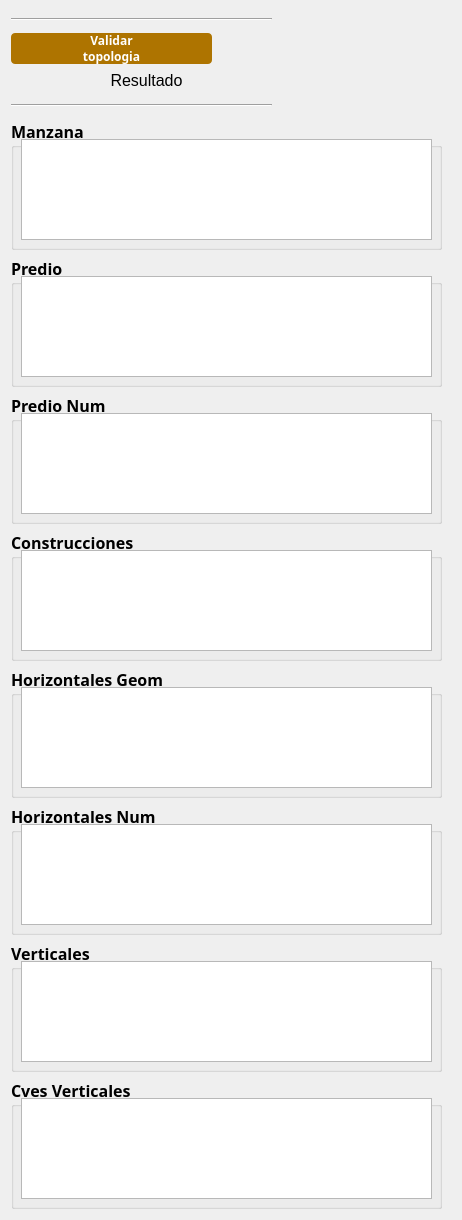
          <widget class="QWidget" name="scrollAreaWidgetContents_2">
           <property name="geometry">
            <rect>
             <x>0</x>
             <y>0</y>
             <width>462</width>
             <height>1216</height>
            </rect>
           </property>
           <layout class="QVBoxLayout" name="verticalLayout_2">
            <item>
             <widget class="Line" name="line_5">
              <property name="minimumSize">
               <size>
                <width>261</width>
                <height>16</height>
               </size>
              </property>
              <property name="maximumSize">
               <size>
                <width>261</width>
                <height>16</height>
               </size>
              </property>
              <property name="orientation">
               <enum>Qt::Horizontal</enum>
              </property>
             </widget>
            </item>
            <item>
             <widget class="QPushButton" name="botonValidar">
              <property name="minimumSize">
               <size>
                <width>201</width>
                <height>31</height>
               </size>
              </property>
              <property name="maximumSize">
               <size>
                <width>201</width>
                <height>31</height>
               </size>
              </property>
              <property name="font">
               <font>
                <family>Century Gothic</family>
                <pointsize>9</pointsize>
                <weight>75</weight>
                <bold>true</bold>
               </font>
              </property>
              <property name="styleSheet">
               <string notr="true">QPushButton{
background : rgb(174, 116, 0);
color : rgb(255, 255, 255);
border-radius : 4px;
}
QPushButton::hover{
background : rgb(104, 69, 13);
color : rgb(255, 255, 255);
border-radius : 4px;
}
QPushButton:disabled {
background: rgb(217, 217, 217)
}</string>
              </property>
              <property name="text">
               <string>Validar
topologia</string>
              </property>
             </widget>
            </item>
            <item>
             <widget class="QLabel" name="label_46">
              <property name="minimumSize">
               <size>
                <width>271</width>
                <height>21</height>
               </size>
              </property>
              <property name="maximumSize">
               <size>
                <width>271</width>
                <height>21</height>
               </size>
              </property>
              <property name="font">
               <font>
                <pointsize>12</pointsize>
               </font>
              </property>
              <property name="toolTip">
               <string/>
              </property>
              <property name="whatsThis">
               <string>&lt;html&gt;&lt;head/&gt;&lt;body&gt;&lt;p align=&quot;center&quot;&gt;&lt;br/&gt;&lt;/p&gt;&lt;/body&gt;&lt;/html&gt;</string>
              </property>
              <property name="text">
               <string>Resultado</string>
              </property>
              <property name="alignment">
               <set>Qt::AlignCenter</set>
              </property>
             </widget>
            </item>
            <item>
             <widget class="Line" name="line_7">
              <property name="minimumSize">
               <size>
                <width>261</width>
                <height>16</height>
               </size>
              </property>
              <property name="maximumSize">
               <size>
                <width>261</width>
                <height>16</height>
               </size>
              </property>
              <property name="orientation">
               <enum>Qt::Horizontal</enum>
              </property>
             </widget>
            </item>
            <item>
             <widget class="QgsCollapsibleGroupBox" name="mGroupBox_14">
              <property name="minimumSize">
               <size>
                <width>431</width>
                <height>131</height>
               </size>
              </property>
              <property name="maximumSize">
               <size>
                <width>431</width>
                <height>131</height>
               </size>
              </property>
              <property name="font">
               <font>
                <family>Century Gothic</family>
                <pointsize>12</pointsize>
                <weight>75</weight>
                <bold>true</bold>
               </font>
              </property>
              <property name="title">
               <string>Manzana </string>
              </property>
              <property name="alignment">
               <set>Qt::AlignLeading|Qt::AlignLeft|Qt::AlignTop</set>
              </property>
              <property name="flat">
               <bool>false</bool>
              </property>
              <property name="checkable">
               <bool>false</bool>
              </property>
              <widget class="QListWidget" name="listWidget">
               <property name="geometry">
                <rect>
                 <x>10</x>
                 <y>20</y>
                 <width>411</width>
                 <height>101</height>
                </rect>
               </property>
              </widget>
             </widget>
            </item>
            <item>
             <widget class="QgsCollapsibleGroupBox" name="mGroupBox_15">
              <property name="minimumSize">
               <size>
                <width>431</width>
                <height>131</height>
               </size>
              </property>
              <property name="maximumSize">
               <size>
                <width>431</width>
                <height>131</height>
               </size>
              </property>
              <property name="font">
               <font>
                <family>Century Gothic</family>
                <pointsize>12</pointsize>
                <weight>75</weight>
                <bold>true</bold>
               </font>
              </property>
              <property name="title">
               <string>Predio</string>
              </property>
              <property name="alignment">
               <set>Qt::AlignLeading|Qt::AlignLeft|Qt::AlignTop</set>
              </property>
              <property name="flat">
               <bool>false</bool>
              </property>
              <property name="checkable">
               <bool>false</bool>
              </property>
              <widget class="QListWidget" name="listWidget_2">
               <property name="geometry">
                <rect>
                 <x>10</x>
                 <y>20</y>
                 <width>411</width>
                 <height>101</height>
                </rect>
               </property>
              </widget>
             </widget>
            </item>
            <item>
             <widget class="QgsCollapsibleGroupBox" name="mGroupBox_16">
              <property name="minimumSize">
               <size>
                <width>431</width>
                <height>131</height>
               </size>
              </property>
              <property name="maximumSize">
               <size>
                <width>431</width>
                <height>131</height>
               </size>
              </property>
              <property name="font">
               <font>
                <family>Century Gothic</family>
                <pointsize>12</pointsize>
                <weight>75</weight>
                <bold>true</bold>
               </font>
              </property>
              <property name="title">
               <string>Predio Num</string>
              </property>
              <property name="alignment">
               <set>Qt::AlignLeading|Qt::AlignLeft|Qt::AlignTop</set>
              </property>
              <property name="flat">
               <bool>false</bool>
              </property>
              <property name="checkable">
               <bool>false</bool>
              </property>
              <widget class="QListWidget" name="listWidget_3">
               <property name="geometry">
                <rect>
                 <x>10</x>
                 <y>20</y>
                 <width>411</width>
                 <height>101</height>
                </rect>
               </property>
              </widget>
             </widget>
            </item>
            <item>
             <widget class="QgsCollapsibleGroupBox" name="mGroupBox_17">
              <property name="minimumSize">
               <size>
                <width>431</width>
                <height>131</height>
               </size>
              </property>
              <property name="maximumSize">
               <size>
                <width>431</width>
                <height>131</height>
               </size>
              </property>
              <property name="font">
               <font>
                <family>Century Gothic</family>
                <pointsize>12</pointsize>
                <weight>75</weight>
                <bold>true</bold>
               </font>
              </property>
              <property name="title">
               <string>Construcciones</string>
              </property>
              <property name="alignment">
               <set>Qt::AlignLeading|Qt::AlignLeft|Qt::AlignTop</set>
              </property>
              <property name="flat">
               <bool>false</bool>
              </property>
              <property name="checkable">
               <bool>false</bool>
              </property>
              <widget class="QListWidget" name="listWidget_4">
               <property name="geometry">
                <rect>
                 <x>10</x>
                 <y>20</y>
                 <width>411</width>
                 <height>101</height>
                </rect>
               </property>
              </widget>
             </widget>
            </item>
            <item>
             <widget class="QgsCollapsibleGroupBox" name="mGroupBox_18">
              <property name="minimumSize">
               <size>
                <width>431</width>
                <height>131</height>
               </size>
              </property>
              <property name="maximumSize">
               <size>
                <width>431</width>
                <height>131</height>
               </size>
              </property>
              <property name="font">
               <font>
                <family>Century Gothic</family>
                <pointsize>12</pointsize>
                <weight>75</weight>
                <bold>true</bold>
               </font>
              </property>
              <property name="title">
               <string>Horizontales Geom</string>
              </property>
              <property name="alignment">
               <set>Qt::AlignLeading|Qt::AlignLeft|Qt::AlignTop</set>
              </property>
              <property name="flat">
               <bool>false</bool>
              </property>
              <property name="checkable">
               <bool>false</bool>
              </property>
              <widget class="QListWidget" name="listWidget_5">
               <property name="geometry">
                <rect>
                 <x>10</x>
                 <y>20</y>
                 <width>411</width>
                 <height>101</height>
                </rect>
               </property>
              </widget>
             </widget>
            </item>
            <item>
             <widget class="QgsCollapsibleGroupBox" name="mGroupBox_19">
              <property name="minimumSize">
               <size>
                <width>431</width>
                <height>131</height>
               </size>
              </property>
              <property name="maximumSize">
               <size>
                <width>431</width>
                <height>131</height>
               </size>
              </property>
              <property name="font">
               <font>
                <family>Century Gothic</family>
                <pointsize>12</pointsize>
                <weight>75</weight>
                <bold>true</bold>
               </font>
              </property>
              <property name="title">
               <string>Horizontales Num</string>
              </property>
              <property name="alignment">
               <set>Qt::AlignLeading|Qt::AlignLeft|Qt::AlignTop</set>
              </property>
              <property name="flat">
               <bool>false</bool>
              </property>
              <property name="checkable">
               <bool>false</bool>
              </property>
              <widget class="QListWidget" name="listWidget_6">
               <property name="geometry">
                <rect>
                 <x>10</x>
                 <y>20</y>
                 <width>411</width>
                 <height>101</height>
                </rect>
               </property>
               <property name="minimumSize">
                <size>
                 <width>411</width>
                 <height>101</height>
                </size>
               </property>
               <property name="maximumSize">
                <size>
                 <width>411</width>
                 <height>101</height>
                </size>
               </property>
              </widget>
             </widget>
            </item>
            <item>
             <widget class="QgsCollapsibleGroupBox" name="mGroupBox_20">
              <property name="minimumSize">
               <size>
                <width>431</width>
                <height>131</height>
               </size>
              </property>
              <property name="maximumSize">
               <size>
                <width>431</width>
                <height>131</height>
               </size>
              </property>
              <property name="font">
               <font>
                <family>Century Gothic</family>
                <pointsize>12</pointsize>
                <weight>75</weight>
                <bold>true</bold>
               </font>
              </property>
              <property name="title">
               <string>Verticales</string>
              </property>
              <property name="alignment">
               <set>Qt::AlignLeading|Qt::AlignLeft|Qt::AlignTop</set>
              </property>
              <property name="flat">
               <bool>false</bool>
              </property>
              <property name="checkable">
               <bool>false</bool>
              </property>
              <widget class="QListWidget" name="listWidget_7">
               <property name="geometry">
                <rect>
                 <x>10</x>
                 <y>20</y>
                 <width>411</width>
                 <height>101</height>
                </rect>
               </property>
              </widget>
             </widget>
            </item>
            <item>
             <widget class="QgsCollapsibleGroupBox" name="mGroupBox_21">
              <property name="minimumSize">
               <size>
                <width>431</width>
                <height>131</height>
               </size>
              </property>
              <property name="maximumSize">
               <size>
                <width>431</width>
                <height>131</height>
               </size>
              </property>
              <property name="font">
               <font>
                <family>Century Gothic</family>
                <pointsize>12</pointsize>
                <weight>75</weight>
                <bold>true</bold>
               </font>
              </property>
              <property name="title">
               <string>Cves Verticales</string>
              </property>
              <property name="alignment">
               <set>Qt::AlignLeading|Qt::AlignLeft|Qt::AlignTop</set>
              </property>
              <property name="flat">
               <bool>false</bool>
              </property>
              <property name="checkable">
               <bool>false</bool>
              </property>
              <widget class="QListWidget" name="listWidget_8">
               <property name="geometry">
                <rect>
                 <x>10</x>
                 <y>20</y>
                 <width>411</width>
                 <height>101</height>
                </rect>
               </property>
              </widget>
             </widget>
            </item>
           </layout>
          </widget>
